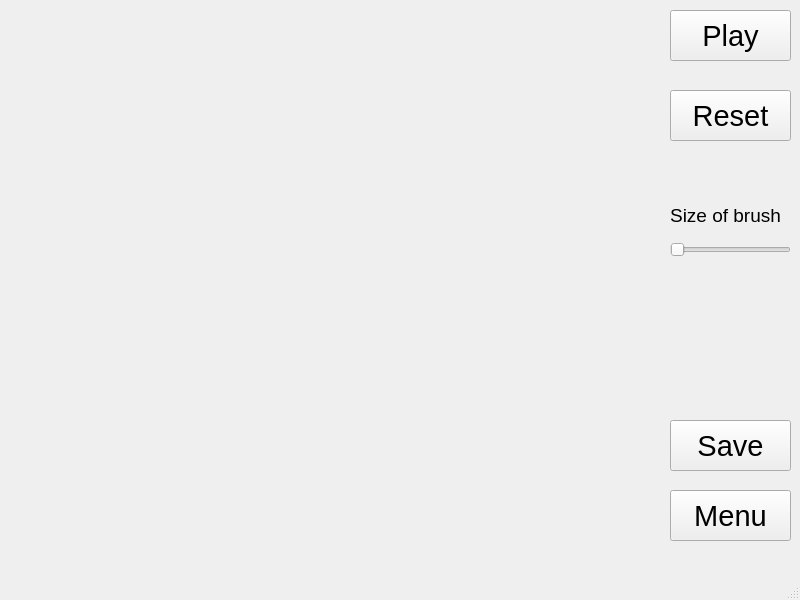
<?xml version="1.0" encoding="UTF-8"?>
<ui version="4.0">
 <class>MainWindow</class>
 <widget class="QMainWindow" name="MainWindow">
  <property name="geometry">
   <rect>
    <x>0</x>
    <y>0</y>
    <width>800</width>
    <height>600</height>
   </rect>
  </property>
  <property name="windowTitle">
   <string>Wave simulation</string>
  </property>
  <widget class="QWidget" name="centralwidget">
   <widget class="QLabel" name="VisualOutput">
    <property name="geometry">
     <rect>
      <x>10</x>
      <y>10</y>
      <width>650</width>
      <height>550</height>
     </rect>
    </property>
    <property name="text">
     <string/>
    </property>
   </widget>
   <widget class="QPushButton" name="pushButton">
    <property name="geometry">
     <rect>
      <x>670</x>
      <y>10</y>
      <width>121</width>
      <height>51</height>
     </rect>
    </property>
    <property name="font">
     <font>
      <pointsize>22</pointsize>
     </font>
    </property>
    <property name="text">
     <string>Play</string>
    </property>
   </widget>
   <widget class="QPushButton" name="pushButton_2">
    <property name="geometry">
     <rect>
      <x>670</x>
      <y>90</y>
      <width>121</width>
      <height>51</height>
     </rect>
    </property>
    <property name="font">
     <font>
      <pointsize>22</pointsize>
     </font>
    </property>
    <property name="text">
     <string>Reset</string>
    </property>
   </widget>
   <widget class="QSlider" name="horizontalSlider">
    <property name="geometry">
     <rect>
      <x>670</x>
      <y>240</y>
      <width>121</width>
      <height>20</height>
     </rect>
    </property>
    <property name="orientation">
     <enum>Qt::Orientation::Horizontal</enum>
    </property>
   </widget>
   <widget class="QLabel" name="label">
    <property name="geometry">
     <rect>
      <x>670</x>
      <y>190</y>
      <width>111</width>
      <height>51</height>
     </rect>
    </property>
    <property name="font">
     <font>
      <pointsize>14</pointsize>
     </font>
    </property>
    <property name="text">
     <string>Size of brush</string>
    </property>
    <property name="alignment">
     <set>Qt::AlignmentFlag::AlignCenter</set>
    </property>
   </widget>
   <widget class="QPushButton" name="pushButton_3">
    <property name="geometry">
     <rect>
      <x>670</x>
      <y>490</y>
      <width>121</width>
      <height>51</height>
     </rect>
    </property>
    <property name="font">
     <font>
      <pointsize>22</pointsize>
     </font>
    </property>
    <property name="text">
     <string>Menu</string>
    </property>
   </widget>
   <widget class="QPushButton" name="pushButton_4">
    <property name="geometry">
     <rect>
      <x>670</x>
      <y>420</y>
      <width>121</width>
      <height>51</height>
     </rect>
    </property>
    <property name="font">
     <font>
      <pointsize>22</pointsize>
     </font>
    </property>
    <property name="text">
     <string>Save</string>
    </property>
   </widget>
  </widget>
  <widget class="QMenuBar" name="menubar">
   <property name="geometry">
    <rect>
     <x>0</x>
     <y>0</y>
     <width>800</width>
     <height>23</height>
    </rect>
   </property>
  </widget>
  <widget class="QStatusBar" name="statusbar"/>
 </widget>
 <resources/>
 <connections/>
</ui>
